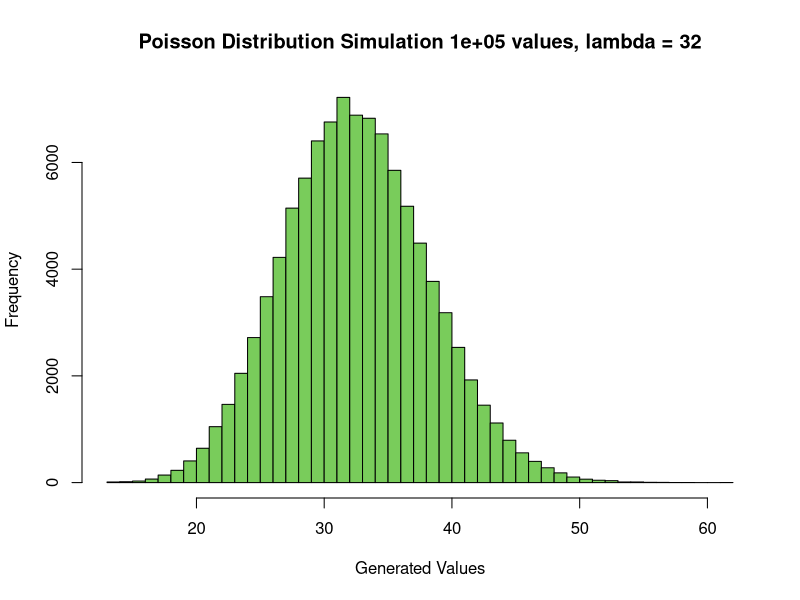
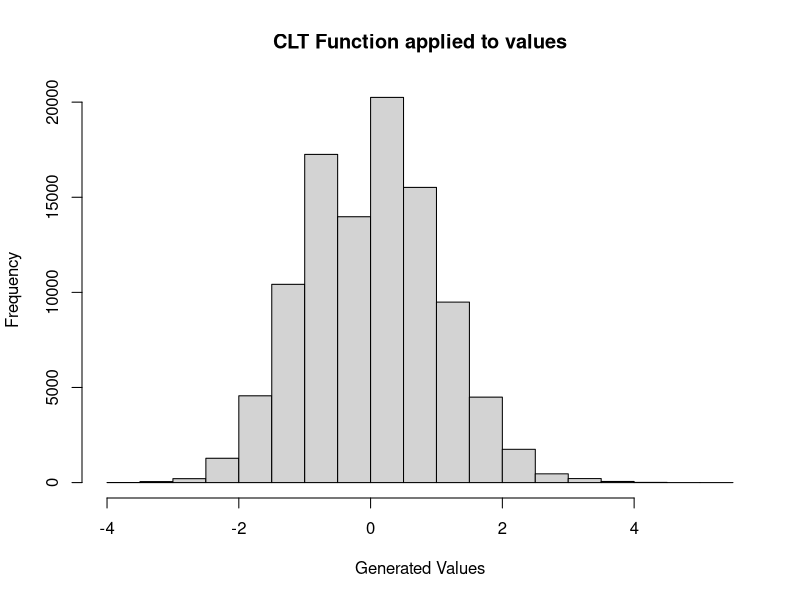
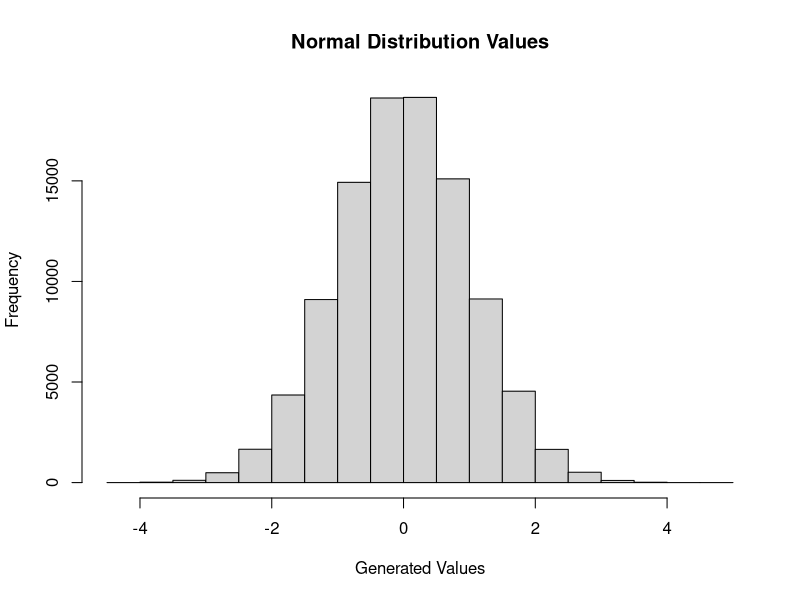
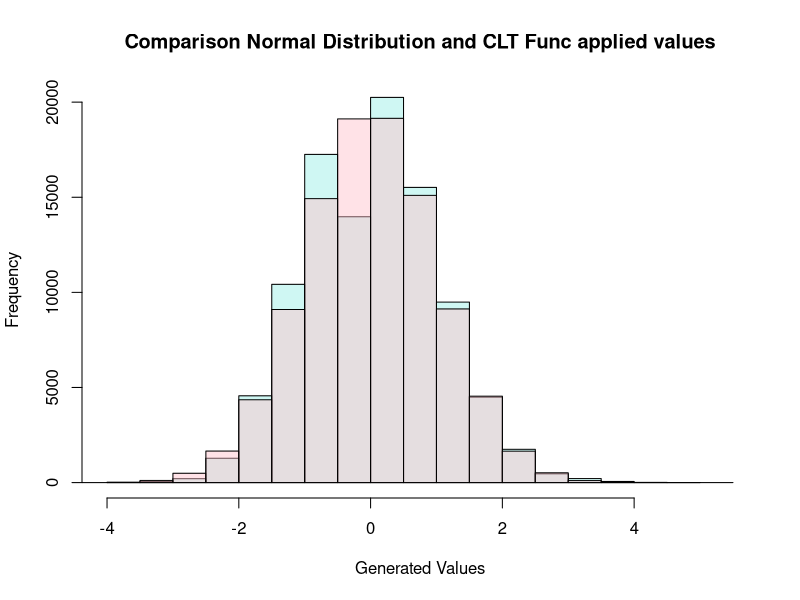

R code for these plots, in order:
## Outputs and Strings ##
interval_format <-
          "Sample Probability: %f | Poisson Probability: %f | Error: %f"

## NUESTRA SEMILLA ##
set.seed(42069) ## jaja numero gracioso

## EJERCICIO 1 - GENERACION DE UNA MUESTRA DE TAMANYO N
### VARIABLES ###
size <- 100000
lambda <- 32
pois_vals <- integer()

## FUNCION PARA GENERAR NUESTROS VALORES DE LA DISTRIBUCION POISSON ##
gen_poisson_values <- function(lambda) {
  sum <- 0
  count <- 0
  while (sum < lambda) {
    sum <- sum - log(runif(1))
    count <- count + 1
  }
  return(count)
}

## GENERANDO NUESTOR VECTOR DE VALORES ##
for (i in 1:size) {
  pois_vals[i] <- gen_poisson_values(lambda)
}
min_val <- min(pois_vals)
max_val <- max(pois_vals)

## EJERCICIO 2 - HISTOGRAMA DE LA DISTRIBUCION DE FRECUENCIAS ##
hist(pois_vals,
      main = paste("Poisson Distribution Simulation",
                    size, "values, lambda =", lambda
                  ),
      xlab = "Generated Values",
      xlim = c(min_val, max_val),
      breaks = max_val - min_val,
      col = "#79cc5b"
    )

## EJERCICIO 3 - ESTIMACION DE PROBABILIDADES DE INTERVALOS ##
error_sum <- 0
for (i in min_val:max_val) {
  prob_dist <- ppois(i, lambda)
  prob_sample <- length(which(pois_vals < i)) / size

  error <- abs(prob_dist - prob_sample) / prob_dist
  error_sum <- error_sum + error
  print(sprintf(interval_format,
                prob_sample,
                prob_dist,
                error
                )
        )
}
sprintf("Mean error : %f", error_sum / size)

## EJERCICIO 4 - VALORES PUNTUALES DE LA MEDIA Y LA VARIANZA MUESTRAL ##
pois_mean <- mean(pois_vals)
pois_var <- var(pois_vals)

## EJERICICIO 5 - APLICACION DEL TEOREMA CENTRAL DEL LIMITE ##
clt_function <- function(x) {
  num_aux <- (x - pois_mean) / sqrt(pois_var)
  return(num_aux)
}

clt_values <- sapply(pois_vals, clt_function)
clt_mean <- mean(clt_values)
clt_var <- var(clt_values)

# MEDIA Y VARIANZA DE LA DISTRIBUCION TRAS APLICAR CLT FUNCTION #
clt_mean
clt_var

## OBTENEMOS LOS HISTOGRAMAS DE AMBAS DISTRIBUCIONES DE VALORES ##
clt_hist <- hist(clt_values,
                  main = "CLT Function applied to values",
                  xlab = "Generated Values"
                )

sample_normal <- rnorm(100000)
norm <- hist(sample_normal,
              main = "Normal Distribution Values",
              xlab = "Generated Values",
            )

## PONEMOS LAS GRAFICAS SOLAPADAS PARA OBSERVAR LAS DIFERENCIAS :> #
plot(clt_hist,
      main = "Comparison Normal Distribution and CLT Func applied values",
      xlab = "Generated Values",
      col = rgb(64 / 255, 224 / 255, 208 / 255, 0.25)
    )
plot(norm,
      col = rgb(255 / 255, 192 / 255, 203 / 255, 0.45),
      add = T
    )
